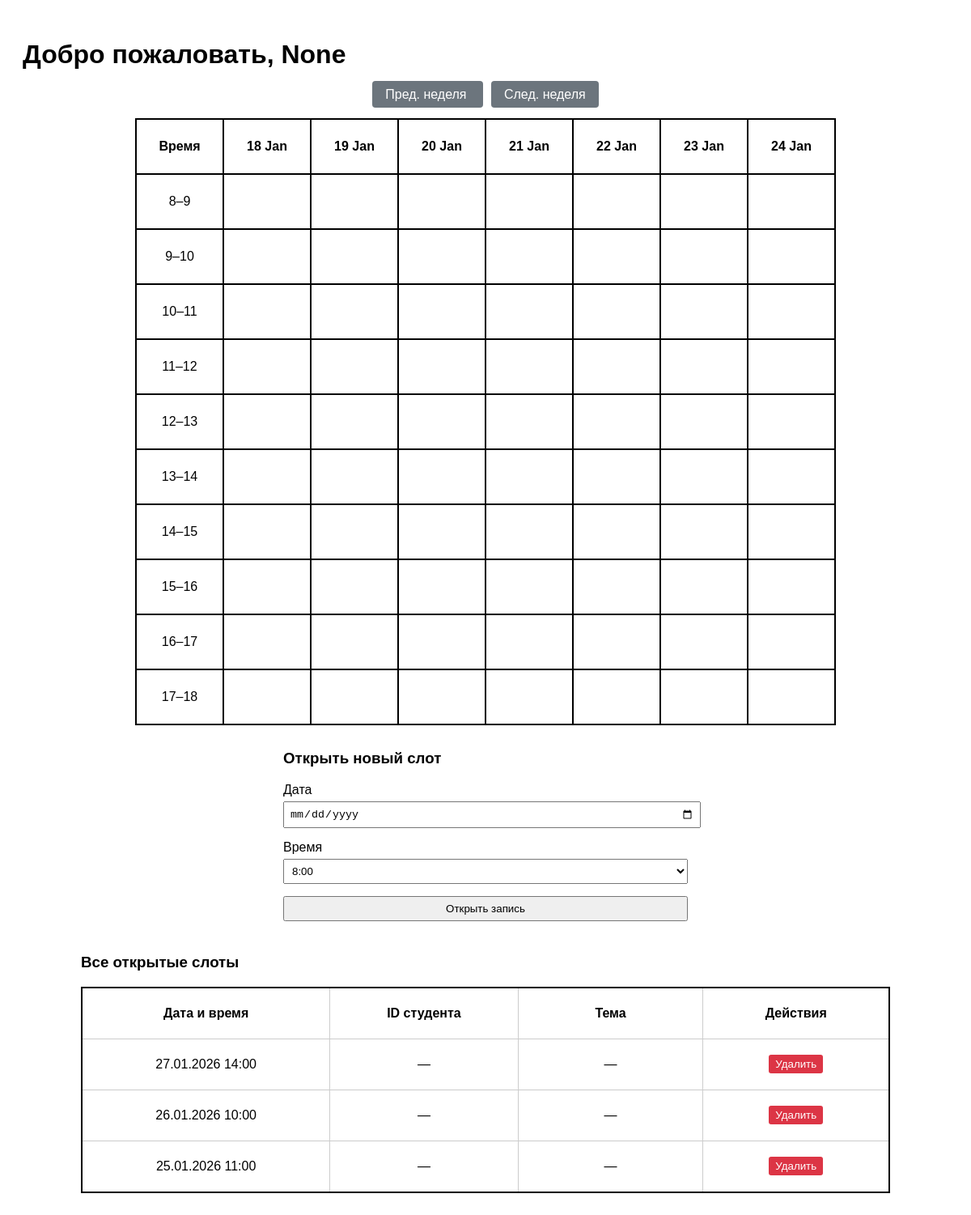
/teacher_page?start_date=2026-01-18, run on an earlier commit of the app's database.
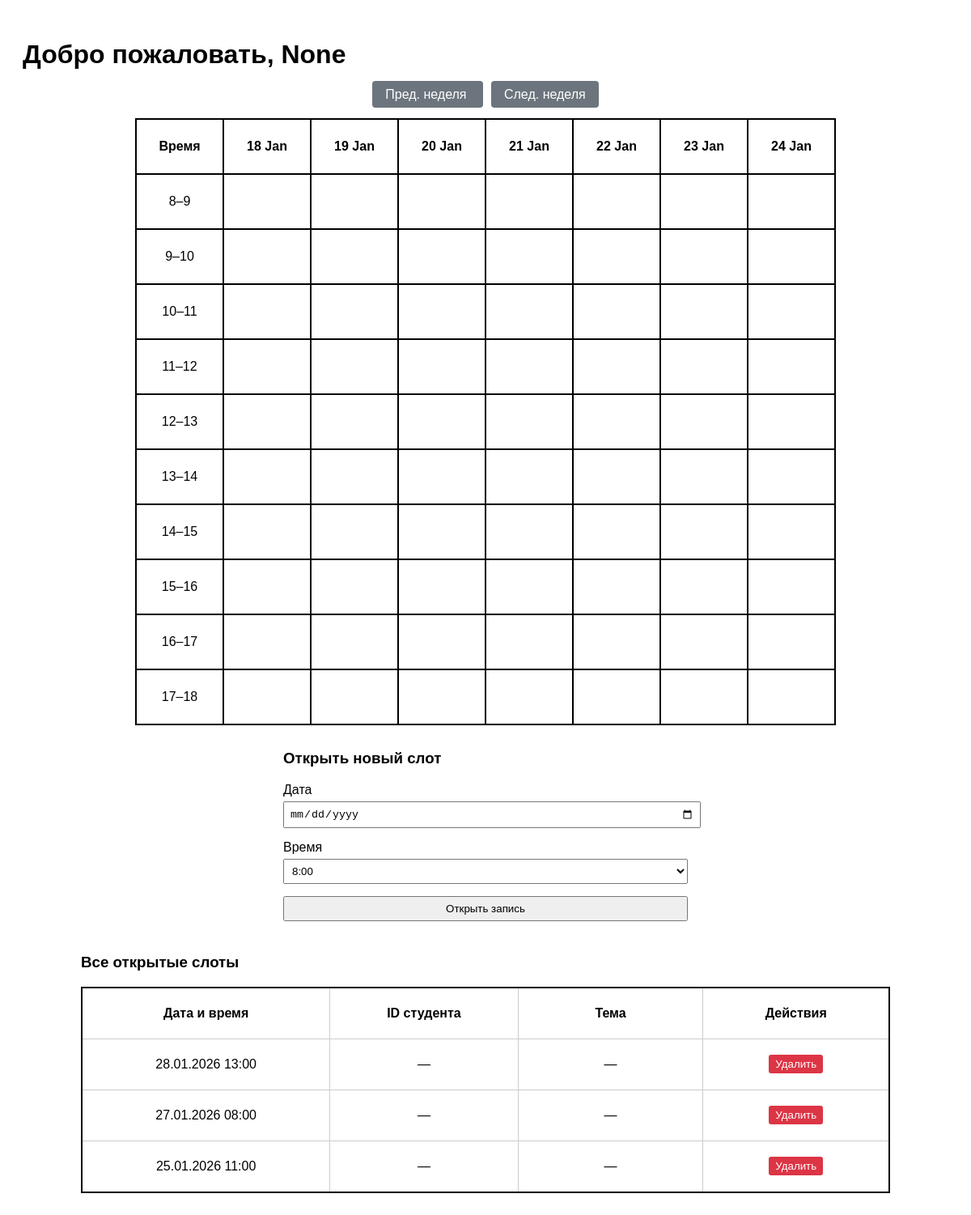
And on a later commit of the database.
### model.py (models this page shows)
class Consultation(Base):
    __tablename__ = 'consultation'
    id = Column(Integer, primary_key=True)
    teacher_id = Column(Integer, ForeignKey('users.id'), nullable=False)
    start_time = Column(DateTime, nullable=False)
    is_open = Column(Boolean, default=True)
    student_id = Column(Integer, ForeignKey('users.id'), nullable=True)
    topic = Column(String(200), nullable=True)
    teacher = relationship("Users", foreign_keys=[teacher_id], back_populates="taught_slots")
    student = relationship("Users", foreign_keys=[student_id], back_populates="booked_slots")

### app.py (the view, shortened to what this page needs)
@app.route("/teacher_page", methods=["GET", "POST"])
def teacher_page():
    login = request.args.get('login')
    role = request.args.get('role')
    form = OpenSlotForm()
    CURRENT_TEACHER_ID = 1
    start_date_str = request.args.get('start_date')
    if start_date_str:
        try:
            start_date = datetime.strptime(start_date_str, '%Y-%m-%d').date()
        except ValueError:
            start_date = datetime.today().date()
    else:
        start_date = datetime.today().date()
    week_dates = [start_date + timedelta(days=i) for i in range(7)]
    for el in session.query(Users).all():
        if el.username == login and role==el.role:
            CURRENT_TEACHER_ID = el.id
    week_start = datetime.combine(start_date, datetime.min.time())
    week_end = week_start + timedelta(days=7)
    week_slots = session.query(Consultation).filter(
        Consultation.teacher_id == CURRENT_TEACHER_ID,
        Consultation.start_time >= week_start,
        Consultation.start_time < week_end
    ).all()
    slot_set = {(s.start_time.date(), s.start_time.hour) for s in week_slots}
    all_slots = session.query(Consultation).filter_by(
        teacher_id=CURRENT_TEACHER_ID
    ).order_by(Consultation.start_time.desc()).all()
    prev_week = (start_date - timedelta(days=7)).strftime('%Y-%m-%d')
    next_week = (start_date + timedelta(days=7)).strftime('%Y-%m-%d')
    return render_template(
        'teacher_page.html',
        login=login,
        role=role,
        form=form,
        week_dates=week_dates,
        slot_set=slot_set,
        all_slots=all_slots,
        prev_week=prev_week,
        next_week=next_week
    )

### forms.py
class OpenSlotForm(FlaskForm):
    date = DateField('Дата', validators=[DataRequired()], format='%Y-%m-%d')
    hour = SelectField(
        'Время',
        choices=[
            (str(h), f"{h}:00") for h in range(8, 18)
        ],
        validators=[DataRequired()]
    )
    submit = SubmitField('Открыть запись')

### templates/teacher_page.html (shortened to what this page needs)
<!DOCTYPE html>
<html>
<head>
</head>
<body>
    <h1>Добро пожаловать, {{ login }}</h1>
    <div style="text-align: center; margin: 15px 0;">
        <a href="{{ url_for('teacher_page', login=login, role=role, start_date=prev_week) }}"
        style="padding: 8px 16px; background: #6c757d; color: white; text-decoration: none; border-radius: 4px; margin-right: 10px;">
            Пред. неделя
        </a>
        <a href="{{ url_for('teacher_page', login=login, role=role, start_date=next_week) }}"
        style="padding: 8px 16px; background: #6c757d; color: white; text-decoration: none; border-radius: 4px;">
            След. неделя
        </a>
    </div>
    <table>
    <thead>
        <tr>
        <th>Время</th>
        {% for date in week_dates %}
            <th>{{ date.strftime('%d %b') }}</th>
        {% endfor %}
        </tr>
    </thead>
    <tbody>
        {% for hour in range(8, 18) %}
        <tr>
        <td>{{ hour }}–{{ hour+1 }}</td>
        {% for date in week_dates %}
            <td {% if (date, hour) in slot_set %}class="open-slot"{% endif %}>
            </td>
        {% endfor %}
        </tr>
        {% endfor %}
    </tbody>
    </table>
    <div class="form-container">
    <h3>Открыть новый слот</h3>
    <form method="POST">
        <div class="form-group">
        {{ form.date.label }}
        {{ form.date() }}
        </div>
        <div class="form-group">
        {{ form.hour.label }}
        {{ form.hour() }}
        </div>
        {{ form.submit(class="btn") }}
    </form>
    </div>
    <div class="slots-list" style="max-width: 1000px; margin: 40px auto;">
    <h3>Все открытые слоты</h3>
    {% if all_slots %}
        <table style="width: 100%; border-collapse: collapse; margin-top: 10px;">
        <thead>
            <tr>
            <th style="border: 1px solid #ccc; padding: 6px;">Дата и время</th>
            <th style="border: 1px solid #ccc; padding: 6px;">ID студента</th>
            <th style="border: 1px solid #ccc; padding: 6px;">Тема</th>
            <th style="border: 1px solid #ccc; padding: 6px;">Действия</th>
            </tr>
        </thead>
        <tbody>
            {% for slot in all_slots %}
            <tr>
            <td style="border: 1px solid #ccc; padding: 6px;">{{ slot.start_time.strftime('%d.%m.%Y %H:%M') }}</td>
            <td style="border: 1px solid #ccc; padding: 6px;">{{ slot.student_id or '—' }}</td>
            <td style="border: 1px solid #ccc; padding: 6px;">{{ slot.topic or '—' }}</td>
            <td style="border: 1px solid #ccc; padding: 6px;">
                {% if slot.student_id is none %}
                    <form method="POST" action="{{ url_for('delete_slot', slot_id=slot.id, login=login,
                    role=role,) }}" style="display:inline;">
                        <button type="submit"
                            onclick="return confirm('Удалить слот {{ slot.display_time }}?')"
                            style="padding: 4px 8px; background: #dc3545; color: white; border: none; border-radius: 3px; cursor: pointer;">
                            Удалить
                        </button>
                    </form>
                {% else %}
                    Занят
                {% endif %}
            </td>
            </tr>
            {% endfor %}
        </tbody>
        </table>
    {% else %}
        <p>Нет созданных слотов.</p>
    {% endif %}
    </div>
</body>
</html>

### templates/teacher_page.html (style rules this page uses)
body { font-family: Arial, sans-serif; padding: 20px; }
table { border: 2px solid black; border-collapse: collapse; margin: 20px auto; }
th, td { border: 2px solid black; padding: 8px; text-align: center; min-width: 90px; height: 50px; }
.form-container { max-width: 500px; margin: 30px auto; }
.form-group { margin-bottom: 15px; }
label { display: block; margin-bottom: 5px; }
input, select { width: 100%; padding: 6px; }
button { padding: 8px 16px; background: #007bff; color: white; border: none; cursor: pointer; }

What changed in the data, as far as the page shows it:
removed Consultation: start_time "27.01.2026 14:00", student_id "—", topic "—"
changed Consultation (number 1 of 3 on the later page): start_time "26.01.2026 10:00" → "28.01.2026 13:00"
added Consultation: start_time "27.01.2026 08:00", student_id "—", topic "—"
